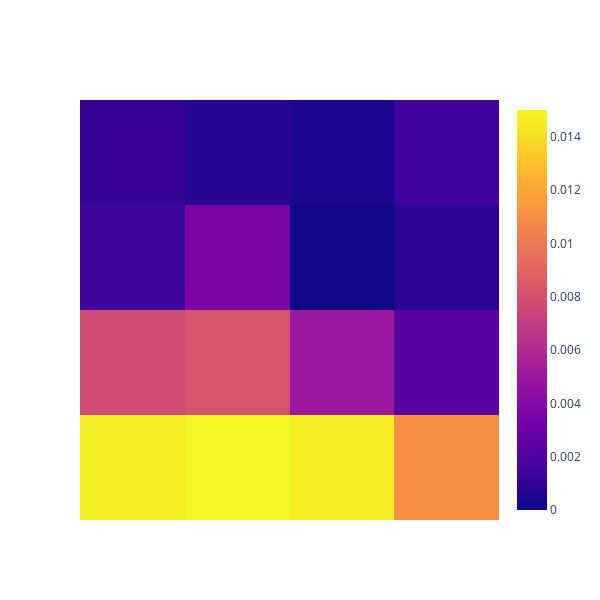

Notebook code for this chart:
### Code cell
fig = get_dist_fig(dist_matrix, scaleanchor=None)
fig.data[0].update(zmin=0., zmax=0.015) # adjust the color scale
fig.show()
